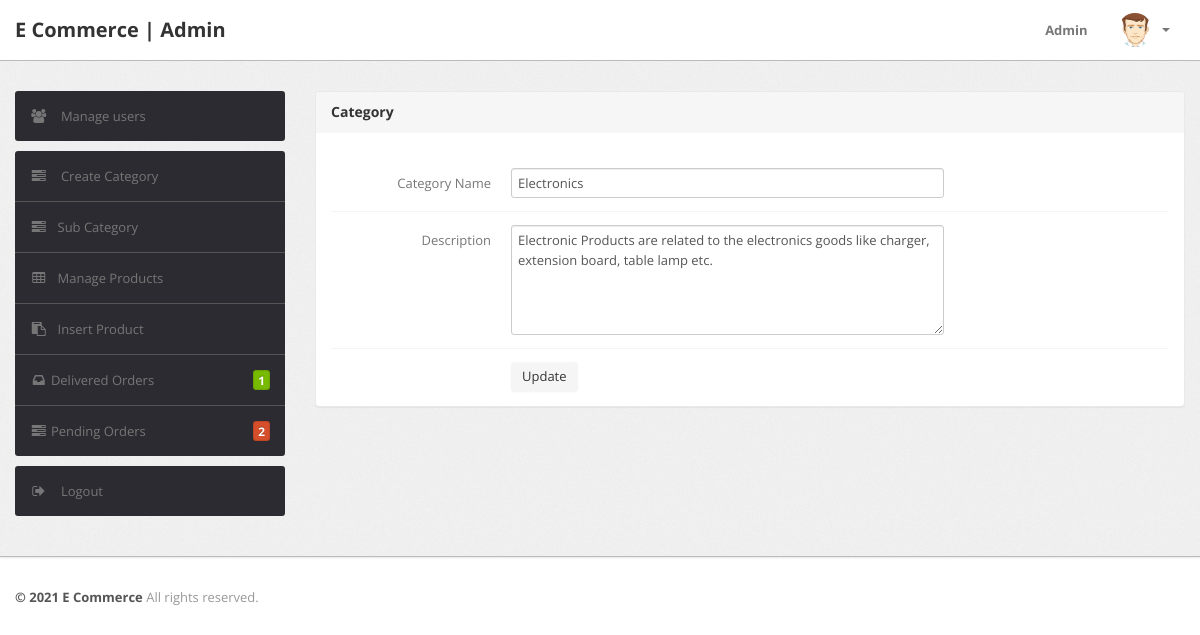
The app's page /admin/edit-category.php?id=4 (signed in) with its own data.
### tables this page shows
CREATE TABLE `category` (
  `id` int(11) NOT NULL,
  `categoryName` varchar(255) DEFAULT NULL,
  `categoryDescription` longtext DEFAULT NULL,
  `creationDate` timestamp NOT NULL DEFAULT current_timestamp(),
  `updationDate` varchar(255) DEFAULT NULL
);

### admin/edit-category.php (the view, shortened to what this page needs)
<?php
include '../includes/config.php';
if(strlen($_SESSION['alogin'])==0)
	{
header('location:index.php');
}
else{
?>
<!DOCTYPE html>
<html lang="en">
<head>
    <?php include 'include/header-files.php';?>
</head>
<body>
    <?php include('include/header.php');?>
    <div class="wrapper">
        <div class="container">
            <div class="row">
                <?php include('include/sidebar.php');?>
                <div class="span9">
                    <div class="content">
                        <div class="module">
                            <div class="module-head">
                                <h3>Category</h3>
                            </div>
                            <div class="module-body">
                                <br />
                                <form class="form-horizontal row-fluid" name="Category" method="post">
                                    <?php
$id=intval($_GET['id']);
$query=mysqli_query($con,"select * from category where id='$id'");
while($row=mysqli_fetch_array($query))
{
?>
                                    <div class="control-group">
                                        <label class="control-label" for="basicinput">Category Name</label>
                                        <div class="controls">
                                            <input type="text" placeholder="Enter category Name" name="category"
                                                value="<?php echo  htmlentities($row['categoryName']);?>"
                                                class="span8 tip" required>
                                        </div>
                                    </div>
                                    <div class="control-group">
                                        <label class="control-label" for="basicinput">Description</label>
                                        <div class="controls">
                                            <textarea class="span8" name="description"
                                                rows="5"><?php echo  htmlentities($row['categoryDescription']);?></textarea>
                                        </div>
                                    </div>
                                    <?php } ?>
                                    <div class="control-group">
                                        <div class="controls">
                                            <button type="submit" name="submit" class="btn">Update</button>
                                        </div>
                                    </div>
                                </form>
                            </div>
                        </div>
                    </div>
                </div>
            </div>
        </div>
    </div>
    <?php include('include/footer.php');?>
</body>
<?php } ?>

### admin/css/theme.css (style rules this page uses)
body { font-size: 13px; font-family: 'Open Sans', Arial, sans-serif; background: #fff; color: #777 }
h1, h2, h3, h4, h5, h6 { color: #333; margin-top: 0 }
h3 { font-size: 20px }
.wrapper { background: url(../images/bg.png) #eee; border-bottom: 1px solid #bbb; -webkit-box-shadow: 0 1px 2px rgba(0,0,0,0.1); -moz-box-shadow: 0 1px 2px rgba(0,0,0,0.1); box-shadow: 0 1px 2px rgba(0,0,0,0.1); padding: 30px 0 }
form { margin: 0 }
select, textarea, input[type="text"], input[type="password"], input[type="datetime"], input[type="datetime-local"], input[type="date"], input[type="month"], input[type="time"], input[type="week"], input[type="number"], input[type="email"], input[type="url"], input[type="search"], input[type="tel"], input[type="color"], .uneditable-input, label, input, button, select, textarea { -webkit-border-radius: 3px; -moz-border-radius: 3px; border-radius: 3px; font-size: 13px; font-family: 'Open Sans', Tahoma, Arial, sans-serif }
.module { background: #fff; -webkit-border-radius: 3px; -moz-border-radius: 3px; border-radius: 3px; border: 1px solid #ccc; border-bottom-color: #bbb; -webkit-box-shadow: 0 0 1px rgba(0,0,0,0.2); -moz-box-shadow: 0 0 1px rgba(0,0,0,0.2); box-shadow: 0 0 1px rgba(0,0,0,0.2); margin-bottom: 30px }
.form-horizontal .control-group, .form-vertical .control-group { margin-bottom: 0 }
.form-horizontal .control-group+.control-group, .form-vertical .control-group+.control-group { margin-top: 13px; padding-top: 13px; border-top: 1px solid #f5f5f5 }
.btn, .btn-box { -webkit-border-radius: 3px; -moz-border-radius: 3px; border-radius: 3px }
.btn { font-size: 13px; font-weight: 600 }
.btn { display: inline-block; margin-bottom: 0; font-weight: 400; text-align: center; vertical-align: middle; cursor: pointer; background-image: none; border: 1px solid transparent; white-space: nowrap; padding: 4px 10px; font-size: 13px; line-height: 1.42857; border-radius: 4px; -webkit-user-select: none; -moz-user-select: none; -ms-user-select: none; user-select: none }
.module { box-shadow: 0 0 3px rgba(0,0,0,.1); border-color: #e9e9e9; margin-bottom: 20px; background-color: #fff; border-radius: 4px; -webkit-box-shadow: 0 1px 1px rgba(0,0,0,.05); box-shadow: 0 1px 1px rgba(0,0,0,.05); }
.module-head { color: #767676; background-color: #f6f6f6; border-color: #e9e9e9; padding: 10px 15px; border-bottom: 1px solid transparent; border-top-right-radius: 3px; border-top-left-radius: 3px; }
.module-head h3 { font-size: 14px; line-height: 20px; height: 20px; margin: 0 }
.module-body { padding: 15px }

### records on screen
category: category "Electronics", description "Electronic Products are related to the electronics goods like charger, extension board, table lamp etc."

### other values on screen
$num1 "1"
$num "2"
